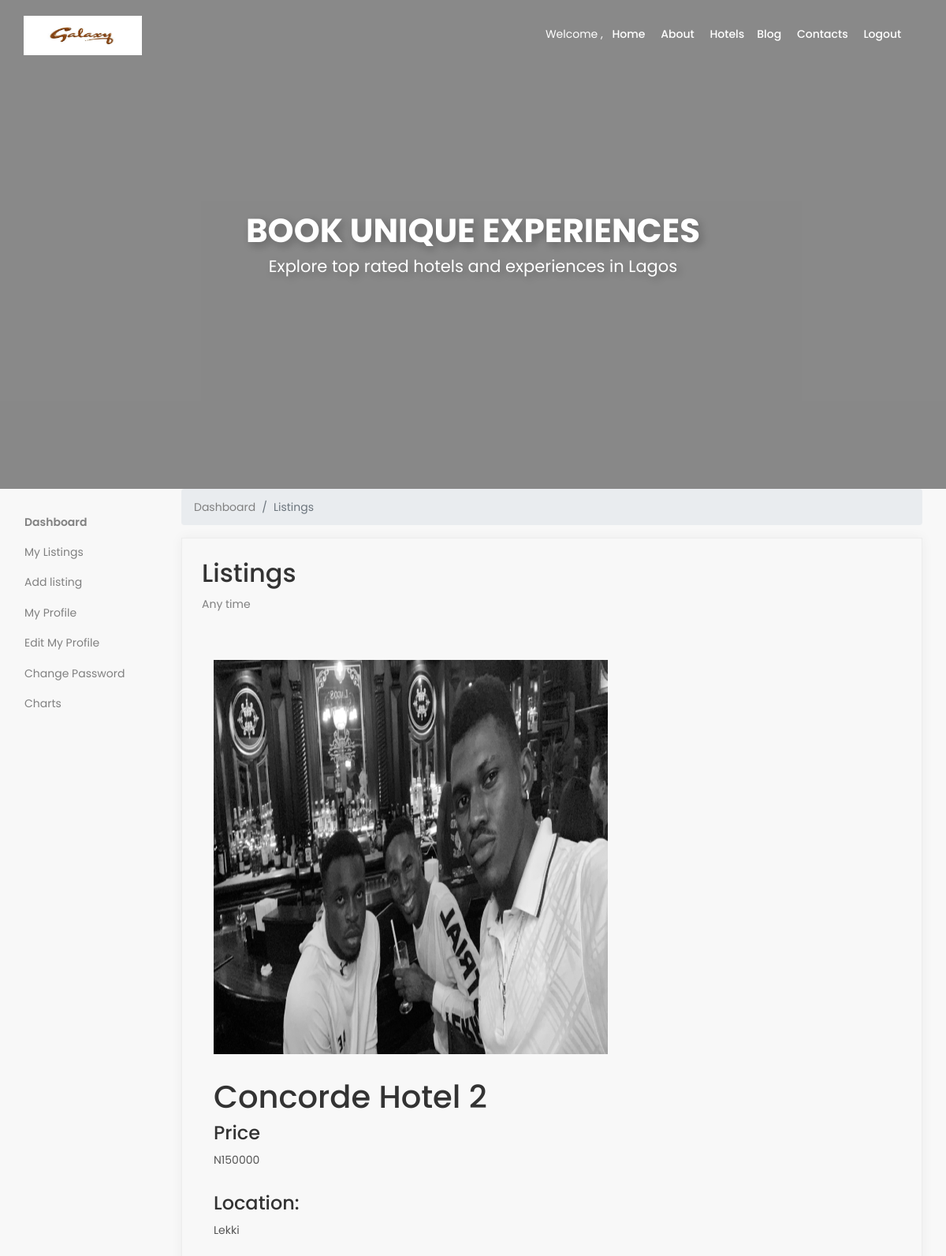
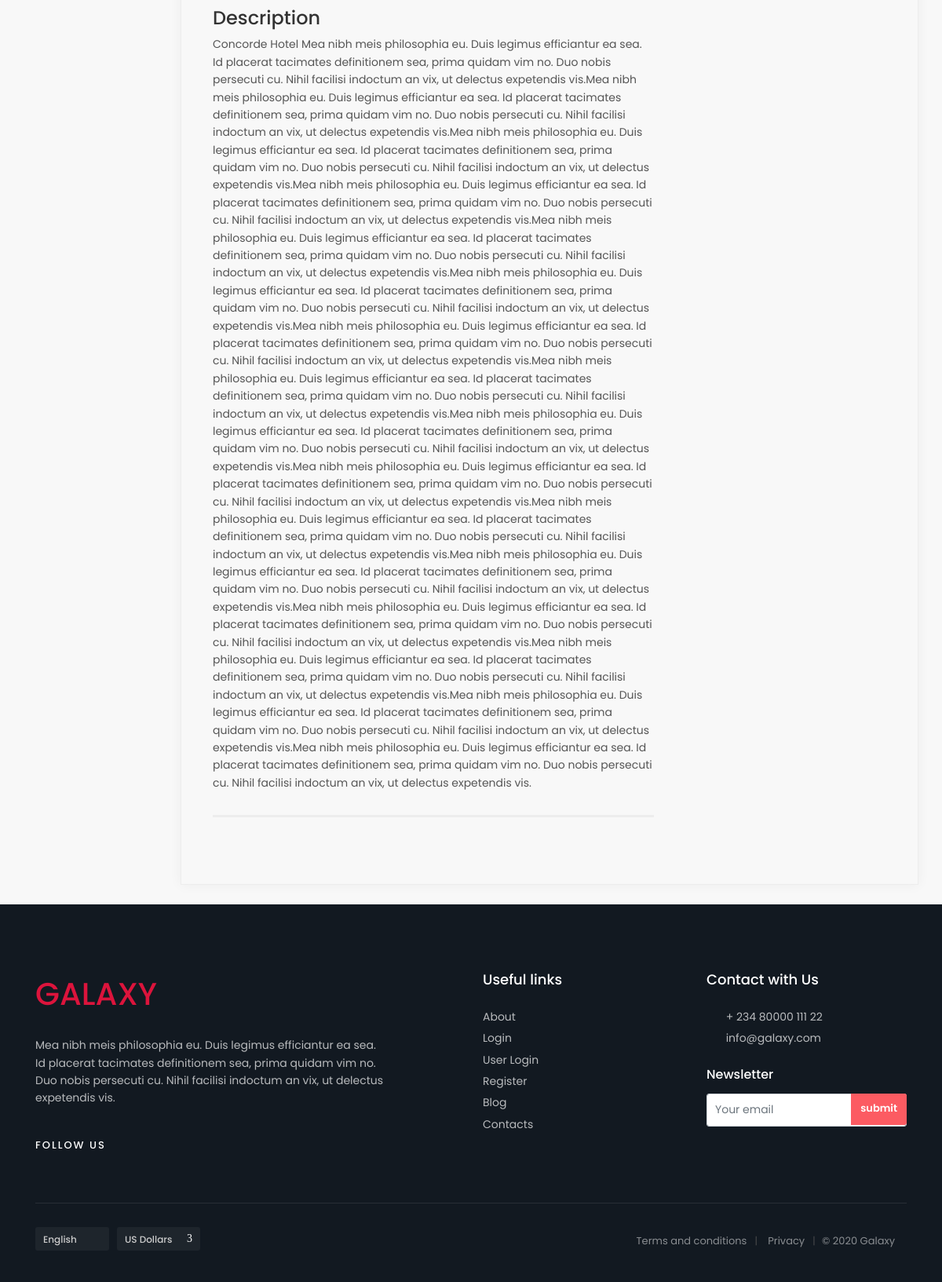
The page /backend/view-newlisting/1 on the database its author committed (2 pictures, top to bottom).
### frontend/models.py (models this page shows, shortened)
class Hotel(models.Model):
    FEATURE = 'Feature'
    NO_FEATURE = 'No Feature'
    CHOOSE = ''
    APPEAR_HOME_FIELD=[
        (FEATURE, 'Appear on home'),
        (NO_FEATURE, "Don't show on home"),
        (CHOOSE, 'Please Choose')
    ]
    pst_title = models.CharField(max_length=150, verbose_name= 'Hotel Name')
    pst_image = models.FileField(null=True, verbose_name='Hotel Image', blank=True, upload_to='uploads/')
    pst_image1 = models.FileField(null=True, verbose_name='Hotel Image 1', blank=True, upload_to='uploads/')
    pst_image2 = models.FileField(null=True, verbose_name='Hotel Image 2', blank=True, upload_to='uploads/')
    appear_home = models.CharField(max_length=50, choices=APPEAR_HOME_FIELD, default=CHOOSE)
    price = models.IntegerField(verbose_name= 'Room Price')
    content = models.TextField()
    user = models.ForeignKey(User, on_delete=models.CASCADE)
    cat_id = models.ManyToManyField(Category, verbose_name='Category')
    location_name = models.CharField(max_length=100, verbose_name='Location Name')
    location_id = models.ManyToManyField(Location, verbose_name='Location')
    date = models.DateTimeField(auto_now_add=True)
    featured = models.BooleanField()
    sponsored = models.BooleanField()
    class Meta():
        verbose_name_plural = 'Hotel'
    def post_img(self):
        if self.pst_image:
          return self.pst_image.url

### backend/views.py (the view)
# urls.py: path('view-newlisting/<int:pk>', views.view_newlistingdetails, name='view_newlistingdetails'),
def view_newlistingdetails(request, pk):
    post = get_object_or_404(Hotel, pk=pk)
    return render(request, 'backend/view-newlisting.html', {'pst':post})

### templates/backend/view-newlisting.html (shortened to what this page needs)
{% extends 'frontend/base2.html' %}
{% load static %}
    {% block content %}
    <section class="hero_single version_2">
        <div class="wrapper">
            <div class="container">
                <h3>Book unique experiences</h3>
                <p>Explore top rated hotels and experiences in Lagos</p>
            </div>
        </div>
    </section>
    <div class="container-fluid">
        <div class="row">
            {% if request.user.is_staff %}
  			    {% include 'backend/admin-newsidebar.html' %}
		    {% else %}
				{% include 'backend/user-newsidebar.html' %}
		    {% endif %}
            <section class="col-md-10">
                <div class="content-wrapper">
                    <div class="container-fluid">
                      <ol class="breadcrumb">
                        <li class="breadcrumb-item">
                          <a href="{%url 'frontend:homepage' %}">Dashboard</a>
                        </li>
                        <li class="breadcrumb-item active">Listings</li>
                      </ol>
                        <div class="box_general">
                            <div class="header_box">
                                <h2 class="d-inline-block">Listings</h2>
                                <div class="filter">
                                </div>
                            </div>
                            <div class="container margin_60_35">
                                <div class="row">
                                    <div class="col-lg-8">
                                        <section id="description">
                                            <p><img alt="" class="img-fluid" src="{{ pst.post_img }}" style="width: 500px; height: 500px;"></p>
                                            <h1>{{ pst.pst_title }}</h1>
                                            <h2>Price</h2>
                                            <p>N{{pst.price}}</p>
                                            <h2>Location:</h2>
                                            <p>{{pst.location_name}}</p>
                                            <h2>Description</h2>
                                            <p>{{pst.content}}</p>
                                        </section>
                                    </div>
                                </div>
                            </div>
                        </div>
                      </div>
                       </div>
            </section>
        </div>
    </div>
    {% endblock %}

### rows shown on the page
Hotel: post_img (picture), pst_title "Concorde Hotel 2", price "150000", location_name "Lekki", content "Concorde Hotel Mea nibh meis philosophia eu. Duis legimus efficiantur ea sea. Id placerat tacimates definitionem sea, prima quidam vim no. Duo nobis persecuti cu. Nihil facilisi indoctum an vix, ut delectus expetendis vis.Mea nibh meis philosophia eu. Duis legimus efficiantur ea sea. Id placerat tacimates definitionem sea, prima quidam vim no. Duo nobis persecuti cu. Nihil facilisi indoctum an vix, ut delectus expetendis vis.Mea nibh meis philosophia eu. Duis legimus efficiantur ea sea. Id placerat tacimates definitionem sea, prima quidam vim no. Duo nobis persecuti cu. Nihil facilisi indoctum an vix, ut delectus expetendis vis.Mea nibh meis philosophia eu. Duis legimus efficiantur ea sea.…"
